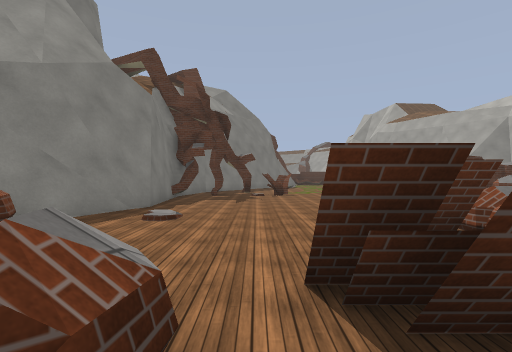
[1] (above)

16 first-person views from a walk through a Unity game level. The camera is 1.5 m above the floor, looks level and sees 85° across. The floor is counted in squares, 2 m on a side. Each view is taken from the middle of a square. On the plan, view 1 faces up. The plan holds only what a view shows up to about 10 squares ahead; the rest is blank. The place goes on beyond the plan. Some surface patterns are stand-ins.

[2]
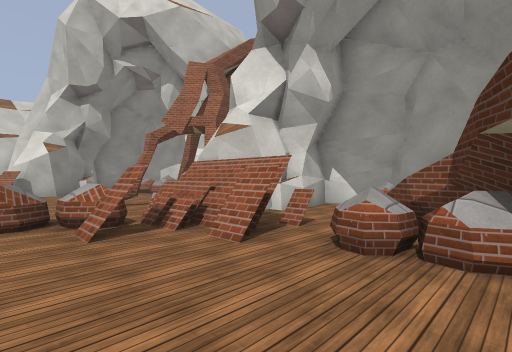

[3]
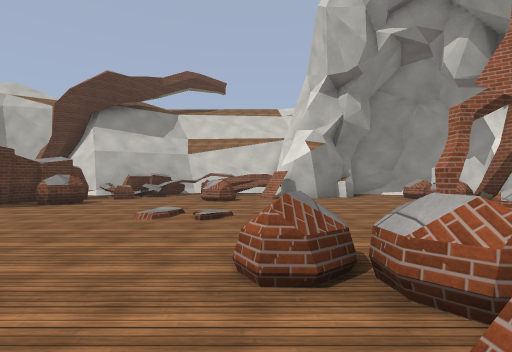

[4]
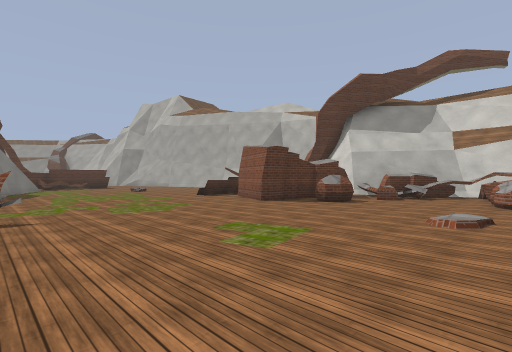

[5]
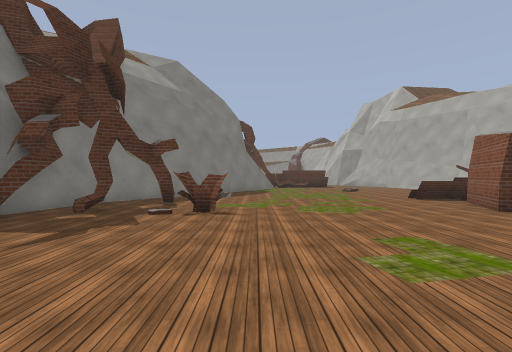

[6]
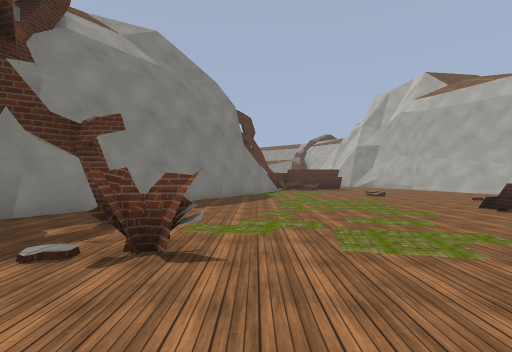

[7]
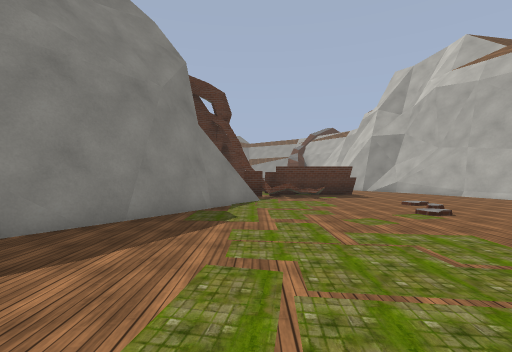

[8]
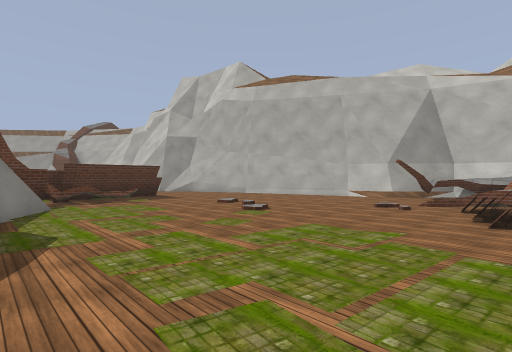

[9]
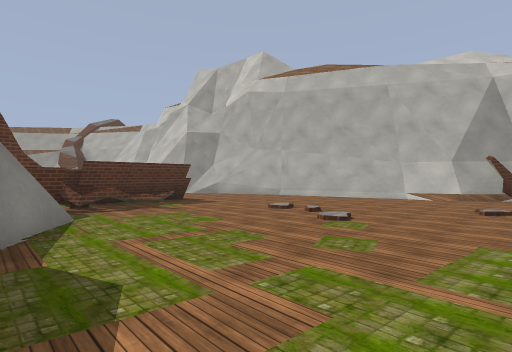

[10]
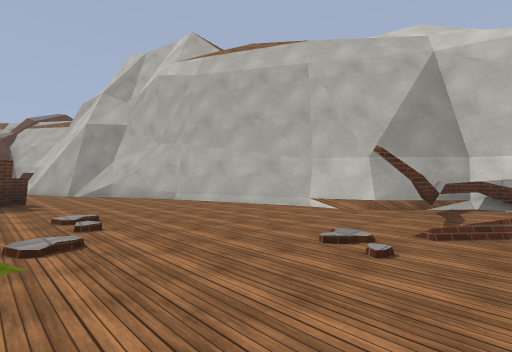

[11]
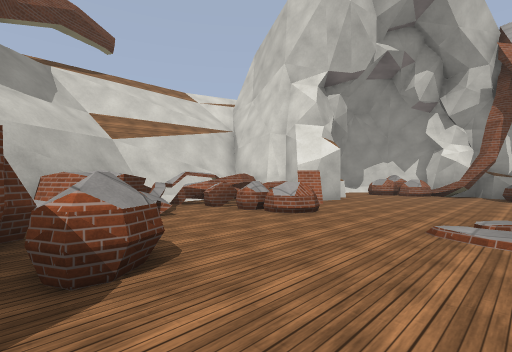

[12]
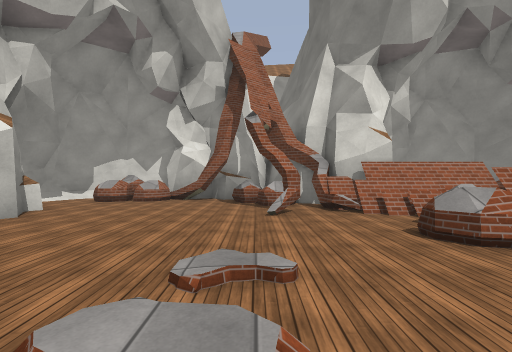

[13]
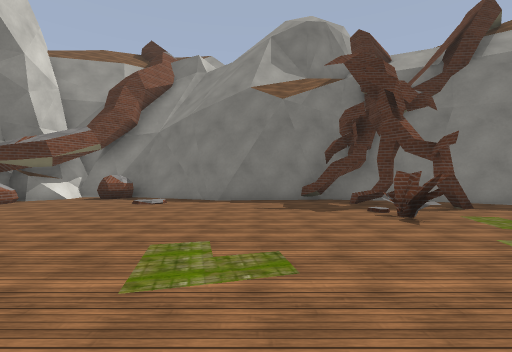

[14]
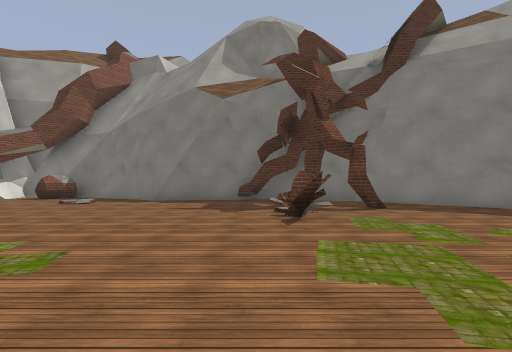

[15]
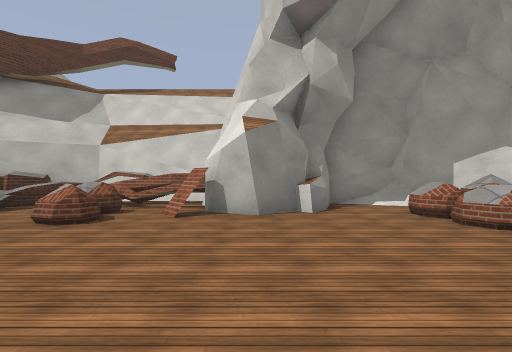

[16]
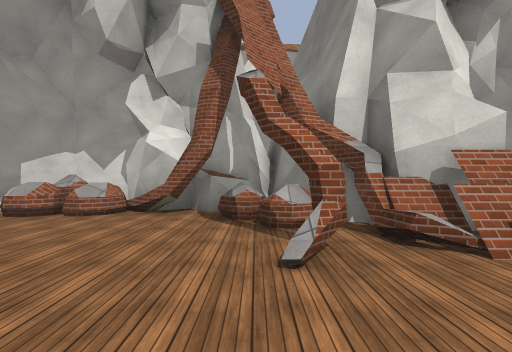

### Floor plan
Key: @ floor where view 1 was taken; # wall or solid block; . main floor; : floor 0.25 m higher than the main floor; / step, stairs or slope; = window, fence, low wall or low ledge; ^ raised ledge.
Columns run from 4 left of view 1 to 14 right of it. Each row starts with its distance up from view 1.
 25         =  ...##
 24         ###....#
 23        ##......#
 22        ..=.....##
 21       #.........#
 20      ##.........#
 19      #..........##
 18     ##...........#
 17    ##............#
 16    #...........###
 15   ##.........====#
 14  ##.........=##=
 13  #..........##
 12  #..........#
 11  ##.#=......###
 10  #............###
  9  #..........^^=###
  8  #............==###
  7  #..............^^#
  6 ##........:.....^^#
  5 #.............^^#^#
  4 #......^=.......###
  3 #^....#^.......###
  2 #....##........##
  1 ###^.###=#.....###
  0  ##.@..####......#
 -1    #^.####=...^..#
 -2     ^.#  ####^^./#
 -3     ^ #  ##### /##

Positions as (right, up) in squares from view 1, and headings:
1: (0, 0), facing up
2: (-2, 4), facing down-right
3: (1, 4), facing right
4: (1, 5), facing up-right
5: (2, 5), facing up
6: (2, 8), facing up
7: (3, 13), facing up
8: (2, 14), facing up-right
9: (2, 16), facing up-right
10: (6, 15), facing up-right
11: (6, 10), facing down-right
12: (6, 7), facing down
13: (6, 8), facing left
14: (6, 10), facing left
15: (5, 2), facing right
16: (6, 4), facing down
